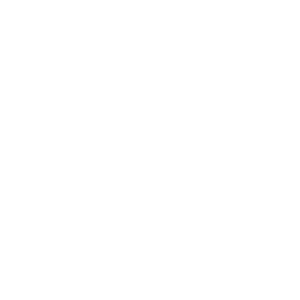
Frame 1 (no input)
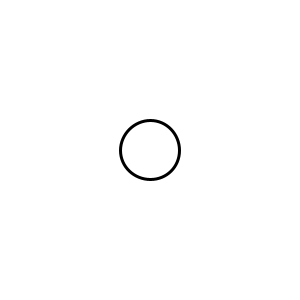
Frame 60 (the mouse pressed at the canvas centre just before this capture)
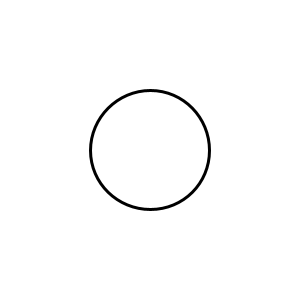
Frame 120 (the mouse held since frame 60 and released just before this capture)

The Processing sketch that drew these frames (run headless with seeded random() and noise(); from frame 60 on, the mouse is pressed at the canvas centre):

// Processing sketch: GrowAnim
// ── GrowAnim.pde
int w;
int h;

// Built in variables:
// -mouseX, mouseY: these are the coordinates for your mouse pointer
void setup() {
  size(300, 300);
  h = 0; // set the starting value
  w = 0;
} // ----- end of setup ----------

void draw() {
  background(255);
  strokeWeight(3);
  ellipse(150, 150, w, h);
  h = h + 1; 
  w = w + 1;
  if (h >=430) {
     h = 0;
  }
  if (w >=430) {
     w = 0;
  }
} // ----- end of draw -----------
